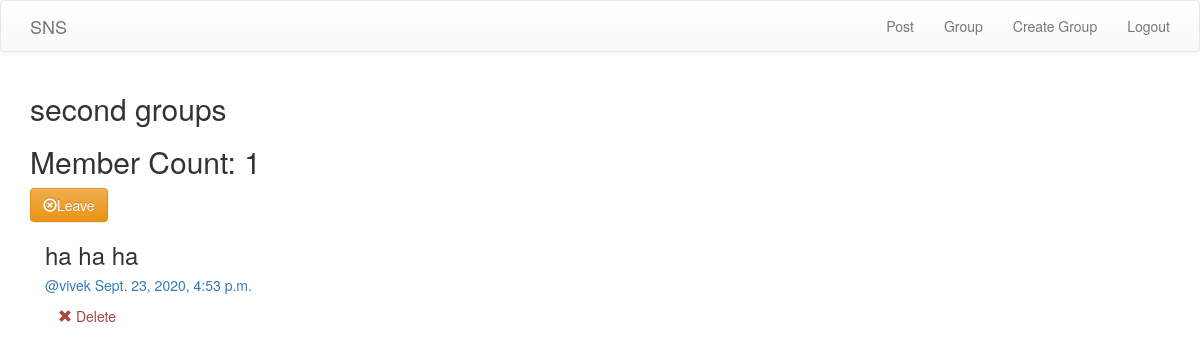
The page /groups/posts/in/second-groups/ (signed in) on the database as committed earlier.
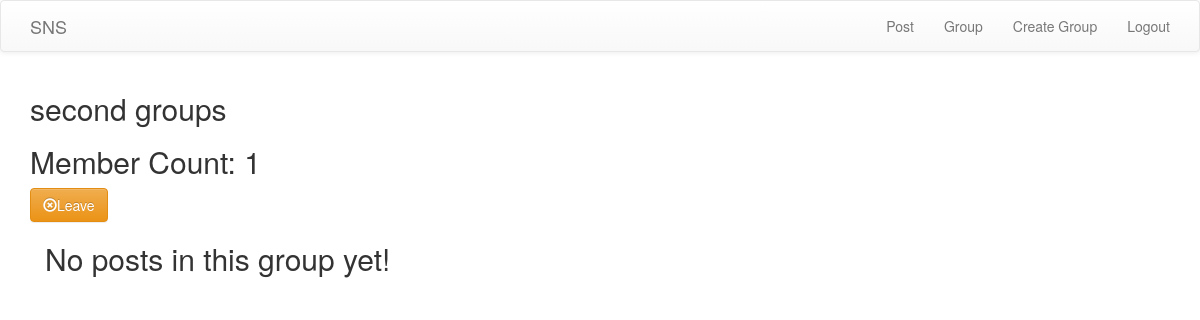
The same page on the database as committed later.
### posts/models.py (models this page shows, shortened)
class Post(models.Model):
    user = models.ForeignKey(User,related_name='posts', on_delete=models.CASCADE)
    created_at = models.DateTimeField(auto_now=True)
    message = models.TextField()
    message_html = models.TextField(editable=False)
    group = models.ForeignKey(Group, related_name='posts', null=True, blank=True, on_delete=models.CASCADE)
    class Meta:
        ordering = ['-created_at']
        unique_together = ['user', 'message']

### groups/views.py (the view)
# urls.py: url(r'^posts/in/(?P<slug>[-\w]+)/$', views.SingleGroup.as_view(), name='single'),
class SingleGroup(DetailView):
    model = Group

### groups/templates/groups/group_detail.html
{% extends 'groups/group_base.html' %}
{% block pregroup %}
    <h2> {{group.name}} </h2>
    <h2> Member Count: {{group.members.count}} </h2>
    <div class="content">
        {% if user in group.members.all %}
            <a href="{% url 'groups:leave' slug=group.slug %}" class="btn btn-warning btn-md btn-fill"> <span class="glyphicon glyphicon-remove-circle"></span>Leave</a>
        {% else %}
            <a href="{% url 'groups:join' slug=group.slug %}" class="btn btn-success btn-md btn-fill"> <span class="glyphicon glyphicon-ok-circle"></span>Join</a>
        {% endif %}
    </div>
{% endblock  %}
{% block group_content %}
    <div class="col-md-8">
        {% if group.posts.count == 0 %}
            <h2> No posts in this group yet! </h2>
        {% else %}
            {% for post in group.posts.all %}
                {% include 'posts/_post.html' %}
            {% endfor %}
        {% endif %}
    </div>
{% endblock  %}

### posts/templates/posts/_post.html
<div class="post media">
    <h3> {{post.message_html|safe}}</h3>
    <div class="media-body">
        <h5 class="media-heading">
        <span class="username">
            <a href="{% url 'posts:for_user' username=post.user.username %}">@{{post.user.username}}</a>
        </span>
        <time class="time">
            <a href="{% url 'posts:single' username=post.user.username pk=post.pk %}"> {{post.created_at}} </a>
        </time>
        </h5>
        <div class="media-footer">
            {% if user.is_authenticated and post.user == user %}
                <a href="{% url 'posts:delete' pk=post.pk %}" title="delete" class="btn btn-simple">
                <span class="glyphicon glyphicon-remove text-danger" aria-hidden="true"></span>
                <span class="text-danger icon-label">Delete</span>
                </a>
            {% endif %}
        </div>
    </div>
</div>

Rows that differ between the two databases and show on the page:
removed Post: message_html "ha ha ha", user.username "vivek", created_at "Sept. 23, 2020, 4:53 p.m.", shows "Delete"
Other text that changed with them:
text now shown: "No posts in this group yet!"
